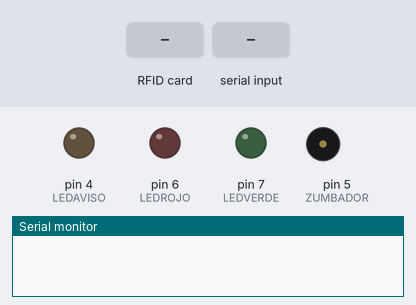
The program below on a simulated Arduino Uno, built for the host (arithmetic inside an expression is 32-bit, double 64-bit). Parts: output pins drawn as LEDs (lit = HIGH), buzzer (waves = sounding), the last lines printed to the serial monitor. The inputs (shaded band) are chosen by the test bench.

Above: at 1.2 s.
1.3 s: RFID card 5E 7A 19 C4 held to the reader
At 1.9 s:
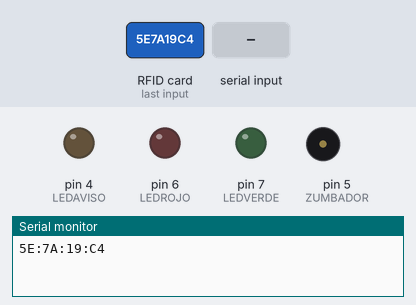
3.0 s: "1" received over Serial
At 4.7 s:
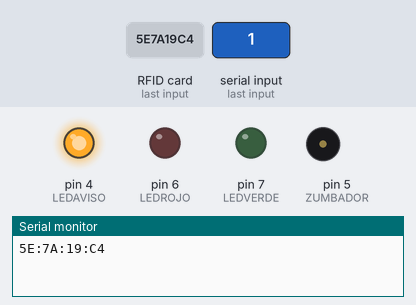
5.5 s: RFID card 5E 7A 19 C4 held to the reader
At 6.5 s:
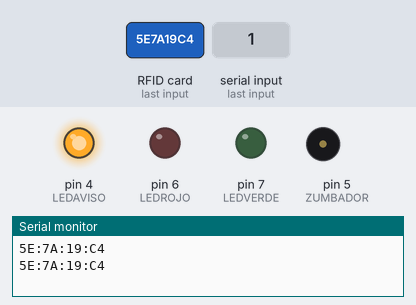
7.2 s: "2" received over Serial
At 9.3 s:
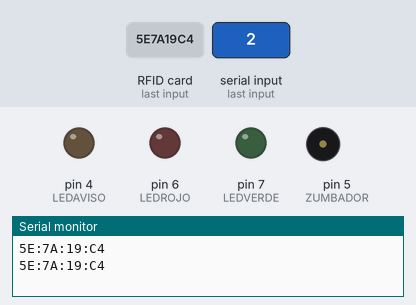
Timing chart, 0 to 10.7 s (numbered marks = the images above; inputs shaded):
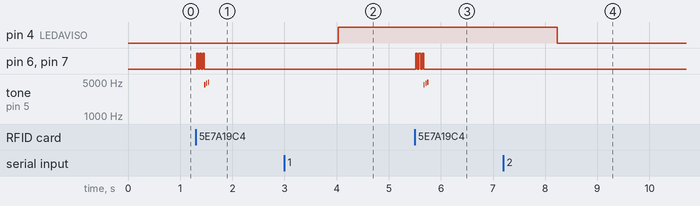

Measured:
- after the input at 1.3 s, pin 6 (LEDROJO), pin 7 (LEDVERDE): alternates HIGH for 0.03 s and LOW for 0.03 s, 6 changes in all, then stays LOW, starting at once; tone on pin 5 (ZUMBADOR): plays 4435 Hz for 0.03 s, 4699 Hz for 0.03 s, 4978 Hz for 0.03 s, starting after 0.16 s
- after the input at 3.0 s, pin 4 (LEDAVISO): LOW → HIGH after 1.0 s
- after the input at 5.5 s, pin 6 (LEDROJO), pin 7 (LEDVERDE): alternates HIGH for 0.03 s and LOW for 0.03 s, 6 changes in all, then stays LOW, starting at once; tone on pin 5 (ZUMBADOR): plays 4435 Hz for 0.03 s, 4699 Hz for 0.03 s, 4978 Hz for 0.03 s, starting after 0.17 s
- after the input at 7.2 s, pin 4 (LEDAVISO): HIGH → LOW after 1.0 s

The program:

main.cpp
```cpp
#include <Macros.h>
#include <Tonos.h>

#include <Interaccion.h>
#include <LectorRFID.h>
#include <EntradaSerial.h>

#include <Arduino.h>

Interaccion interaccionRFID;
int modo;

void setup() {
  vector<int> pinLedAux;
  String opcion;

  //Configuración default interaccionRFID
  pinLedAux.push_back(LEDROJO);
  pinLedAux.push_back(LEDVERDE);

  interaccionRFID.setValores(TONORFID,pinLedAux,EFECTORFID,TIEMPORFID);

  //Inicializar el puerto serie
  Serial.begin(9600);

  //Inicializar el lector RFID
  SPI.begin(); // Iniciar SPI bus
  mfrc522.PCD_Init(); // Iniciar MFRC522

  //Configurar los pines de salida por defecto
  pinMode(LEDAVISO,OUTPUT);

  pinMode(LEDVERDE,OUTPUT);
  pinMode(LEDROJO,OUTPUT);

  pinMode(ZUMBADOR,OUTPUT);

  //Inicializar el Modo
  modo=0;
}

void loop(){

  switch(modo){
    case 0:
      modo=entradaSerial();

      if(deteccionTarjeta()){// En caso de leer una tarjeta RFID
        modo=3;
      }
    break;
    case 1:
      digitalWrite(LEDAVISO,HIGH);
      modo=0;
    break;
    case 2:
      digitalWrite(LEDAVISO,LOW);
      modo=0;
    break;
    case 3:
    interaccionRFID.reproducirInteraccion();
    delay(interaccionRFID.getRetardo());
    modo=0;
    break;
    case 4:
      digitalWrite(LEDROJO,HIGH);
      modo=0;
    break;
    case 5:
      digitalWrite(LEDROJO,LOW);
      modo=0;
    break;
    case 6:
      digitalWrite(LEDVERDE,HIGH);
      modo=0;
    break;
    case 7:
      digitalWrite(LEDVERDE,LOW);
      modo=0;
    break;
    default:
      modo=0;
    break;
  }
}
```

Macros.h
```cpp
/**
   \file Macros.h
   \brief Definición de Macros para Arduino Uno
   \author Gregorio Corpas Prieto
   \date 13/03/2019
*/

#ifndef MACROS_H
#define MACROS_H

/** Librerías para el uso del lector RFID */
#include <SPI.h>
#include <MFRC522.h>

/** Pin SS para lector RFID */
#define SS_PIN 10
/** PIN RST para lector RFID */
#define RST_PIN 9

/** Declaración de objeto global RFID */
MFRC522 mfrc522(SS_PIN, RST_PIN);

/** Pin de salida para led verde*/
#define LEDVERDE 7

/** Pin de salida para led rojo*/
#define LEDROJO 6

/** Pin de salida para led de aviso*/
#define LEDAVISO 4

/** Pin de salida para zumbador */
#define ZUMBADOR 5

/** Efecto de iluminacion utilizado en lectura RFID*/
#define EFECTORFID 4

/** Tono utilizado en lectura RFID*/
#define TONORFID 16

/** Tono utilizado en lectura RFID*/
#define TIEMPORFID 600

#endif
```
